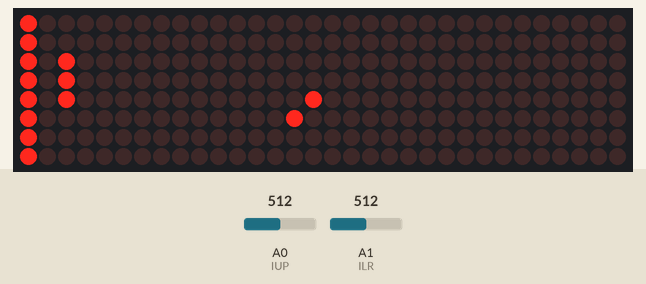
Simulated run of this sketch. Board: Arduino Uno, built with avr-gcc and run on an emulated ATmega328P. Parts: 32×8 LED matrix. The inputs (shaded band) are chosen by the test bench; at power-on: A0 (IUP) = 512, A1 (ILR) = 512.

Above: at 1.2 s.
1.3 s: A0 (IUP) set to 716
At 1.5 s:
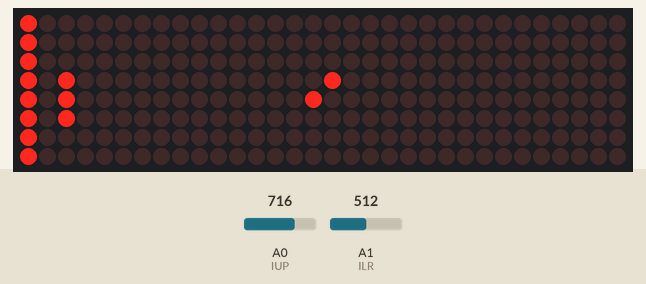
3.5 s: A1 (ILR) set to 716
At 3.69 s:
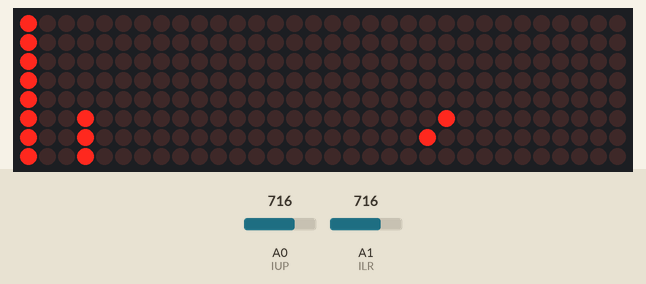
5.7 s: A0 (IUP) set to 527
8.0 s: A0 (IUP) set to 504
At 8.31 s:
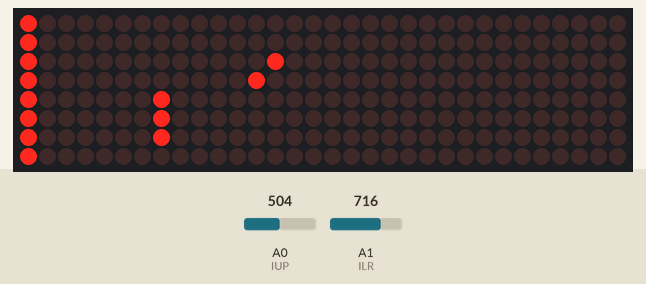
10.3 s: A1 (ILR) set to 525
12.5 s: A1 (ILR) set to 499
At 12.8 s:
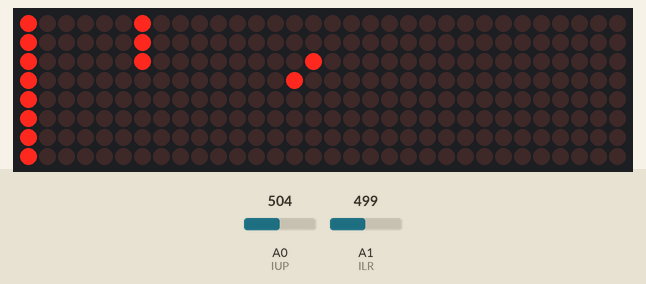

Measured:
- the behaviour switches between 512 and 511 on A0 (IUP) (found by bisection; images 2 and 3)
- the behaviour switches between 512 and 511 on A1 (ILR) (found by bisection; images 3 and 4)
- after the input at 1.3 s, the display: changes after 0.09 s (image 1)
- after the input at 3.5 s, the display: changes after 0.08 s (image 2)
- after the input at 8.0 s, the display: changes after 0.20 s (image 3)
- after the input at 12.5 s, the display: changes after 0.19 s (image 4)

The sketch:

sketch_jun22a.ino
```cpp
#include <MD_MAX72xx.h>
#include <SPI.h>

#define HARDWARE_TYPE MD_MAX72XX::FC16_HW
#define MAX_DEVICES 4
#define CS_PIN 3

//input
int IUP = A0; //vertical input pin
int ILR = A1; //horisontal input pin
int SWPIN = 2; //press input pin
int MID = 0; //mid
int UPMID = 0; //calibrated vertical
int LRMID = 0; //calibrated horisontal

//reset button
bool RESETPENDING = false;

//for plate
int VA = 0; //current vertical location
int HA = 0; // current horisontal location
int VAINP = 0; //vertical input
int HAINP = 0; //horisontal input
int VDIR = 0; //direction of vertical movement
int HDIR = 0; //direction of horisontal movement
int DEF[2] = {4, 2}; //defaults

//for ball
int BVA = 0; //location
int BHA = 0;
int BVDIR = 0; //direction of movement
int BHDIR = 0;
int OBVA = 0; //old coordinates
int OBHA = 0;
int BDEF[2] = {4, 9}; //defaults
bool IMC = false; //impact cooldown

//print assets
byte pss[8] = {B10000000, B11000000, B10100000, B10010000, B10001000, B10000100, B10000010, B10000001};
byte bpss[8] = {B10000000, B01000000, B00100000, B00010000, B00001000, B00000100, B00000010, B00000001};

//initialise matrix
MD_MAX72XX dis = MD_MAX72XX(HARDWARE_TYPE, CS_PIN, MAX_DEVICES);

void setup() {

  //pin setup
  pinMode(SWPIN, INPUT);

  //calibrate
  LRMID = analogRead(ILR);
  UPMID = analogRead(IUP);

  //game setup
  VA = DEF[0];
  HA = DEF[1];
  BVA = BDEF[0];
  BHA = BDEF[1];
  BVDIR = 1;
  BHDIR = 1;

  //display stuff
  dis.begin();
  dis.control(MD_MAX72XX::INTENSITY, 0);
  dis.clear();
}

void loop() {

  //delete plate and ball
  deletePlate(VA, HA);
  deleteBall(BVA, BHA);
  deleteBall(OBVA, OBHA);

  //read input
  VAINP = analogRead(IUP);
  HAINP = analogRead(ILR);
  /*
  RESETPENDING = digitalRead(SWPIN);
  */

  //reset
  if(RESETPENDING == true){
  VA = DEF[0];
  HA = DEF[1];
  BVA = BDEF[0];
  BHA = BDEF[1];
  RESETPENDING = false;
  }

  //set old coordinates
  OBVA = BVA;
  OBHA = BHA;

  //calculate plate direction
  if(VAINP < UPMID - MID){
  VDIR = -1;
  }
  if(VAINP > UPMID - MID){
  VDIR = 1;
  }
  if(HAINP < LRMID - MID){
  HDIR = -1;
  }
  if(HAINP > LRMID - MID){
  HDIR = 1;
  }

  //move plate
  if(VA + VDIR >= 2 && VA + VDIR <= 7){
  VA += VDIR;
  }
  if(HA + HDIR >= 1 && HA + HDIR <= 7){
  HA += HDIR;
  }

  //move ball
  if(BVA + BVDIR >= 0 && BVA + BVDIR <= 7){
  BVA += BVDIR;
  }
  else{
    if(BVA + BVDIR < 0){
    BVDIR = 1;
    BVA = 0;
    BVA += BVDIR;
    }
    if(BVA + BVDIR > 7){
    BVDIR = -1;
    BVA = 7;
    BVA += BVDIR;
    }
  }

  if(BHA + BHDIR >= 1 && BHA + BHDIR <= 23){
    if(BHA == HA && (BVA == VA || BVA == VA - 1 || BVA == VA - 2)){
    BHDIR *= -1;
    }
  BHA += BHDIR;
  }
  else{
    if(BHA + BHDIR < 1){
    BHDIR = 1;
    BHDIR = 1;
    BVA = BDEF[0];
    BHA = BDEF[1];
    }
    if(BHA + BHDIR > 23){
    BHDIR = -1;
    BHA = 23;
    BHA += BHDIR;
    printWin();
    }
  }

  //print plate and ball
  printWall();
  printPlate(VA, HA);
  printBall(BVA, BHA);
  printBall(OBVA, OBHA);

  delay(225);
}


void printWin(){
for(int i = 0; i < 8; i++){
dis.setRow(0, 0, i, B00001111);
}
delay(100);
for(int i = 0; i < 8; i++){
dis.setRow(0, 0, i, B00000000);
}
}

void printWall(){
for(int i = 0; i < 8; i++){
dis.setRow(3, 3, i, B10000000);
}
}

void printPlate(int VA, int HA){
for(int i = VA; i > VA - 3; i--){
dis.setRow(3, 3, i, pss[HA % 8]);
}
}

void deletePlate(int VA, int HA){
for(int i = VA; i > VA - 3; i--){
dis.setRow(3, 3, i, B00000000);
}
}

void printBall(int BVA, int BHA){
int board = 3 - (BHA - (BHA % 8)) / 8;
if(BHA <= 7){
dis.setRow(board, board, BVA, pss[BHA % 8]);
}
else{
dis.setRow(board, board, BVA, bpss[BHA % 8]);
}
}

void deleteBall(int BVA, int BHA){
int board = 3 - (BHA - (BHA % 8)) / 8;
dis.setRow(board, board, BVA, B00000000);
}
```
